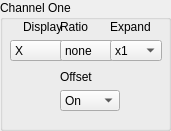
  <widget class="QGroupBox" name="groupBox_6">
   <property name="geometry">
    <rect>
     <x>270</x>
     <y>80</y>
     <width>171</width>
     <height>131</height>
    </rect>
   </property>
   <property name="title">
    <string>Channel One</string>
   </property>
   <widget class="QWidget" name="verticalLayoutWidget_4">
    <property name="geometry">
     <rect>
      <x>10</x>
      <y>20</y>
      <width>67</width>
      <height>41</height>
     </rect>
    </property>
    <layout class="QVBoxLayout" name="verticalLayout_4">
     <item alignment="Qt::AlignHCenter">
      <widget class="QLabel" name="label_5">
       <property name="text">
        <string>Display</string>
       </property>
      </widget>
     </item>
     <item alignment="Qt::AlignHCenter">
      <widget class="QComboBox" name="ch1_disp">
       <item>
        <property name="text">
         <string>X</string>
        </property>
       </item>
       <item>
        <property name="text">
         <string>R</string>
        </property>
       </item>
       <item>
        <property name="text">
         <string>X noise</string>
        </property>
       </item>
       <item>
        <property name="text">
         <string>Aux in 1</string>
        </property>
       </item>
       <item>
        <property name="text">
         <string>Aux in 2</string>
        </property>
       </item>
      </widget>
     </item>
    </layout>
   </widget>
   <widget class="QWidget" name="verticalLayoutWidget_5">
    <property name="geometry">
     <rect>
      <x>60</x>
      <y>20</y>
      <width>68</width>
      <height>41</height>
     </rect>
    </property>
    <layout class="QVBoxLayout" name="verticalLayout_5">
     <item>
      <widget class="QLabel" name="label_6">
       <property name="text">
        <string>Ratio</string>
       </property>
      </widget>
     </item>
     <item alignment="Qt::AlignHCenter">
      <widget class="QComboBox" name="ch1_ratio">
       <item>
        <property name="text">
         <string>none</string>
        </property>
       </item>
       <item>
        <property name="text">
         <string>Aux In 1</string>
        </property>
       </item>
       <item>
        <property name="text">
         <string>Aux in 2</string>
        </property>
       </item>
      </widget>
     </item>
    </layout>
   </widget>
   <widget class="QWidget" name="verticalLayoutWidget_6">
    <property name="geometry">
     <rect>
      <x>110</x>
      <y>20</y>
      <width>52</width>
      <height>41</height>
     </rect>
    </property>
    <layout class="QVBoxLayout" name="verticalLayout_6">
     <item>
      <widget class="QLabel" name="label_7">
       <property name="text">
        <string>Expand</string>
       </property>
      </widget>
     </item>
     <item alignment="Qt::AlignHCenter">
      <widget class="QComboBox" name="ch1_expand">
       <item>
        <property name="text">
         <string>x1</string>
        </property>
       </item>
       <item>
        <property name="text">
         <string>x10</string>
        </property>
       </item>
       <item>
        <property name="text">
         <string>x100</string>
        </property>
       </item>
      </widget>
     </item>
    </layout>
   </widget>
   <widget class="QWidget" name="verticalLayoutWidget_7">
    <property name="geometry">
     <rect>
      <x>60</x>
      <y>70</y>
      <width>60</width>
      <height>41</height>
     </rect>
    </property>
    <layout class="QVBoxLayout" name="verticalLayout_7">
     <item>
      <widget class="QLabel" name="label_8">
       <property name="text">
        <string>Offset</string>
       </property>
      </widget>
     </item>
     <item alignment="Qt::AlignHCenter">
      <widget class="QComboBox" name="ch1_offset">
       <item>
        <property name="text">
         <string>On</string>
        </property>
       </item>
       <item>
        <property name="text">
         <string>Off</string>
        </property>
       </item>
       <item>
        <property name="text">
         <string>Auto</string>
        </property>
       </item>
       <item>
        <property name="text">
         <string>Modify</string>
        </property>
       </item>
      </widget>
     </item>
    </layout>
   </widget>
  </widget>
